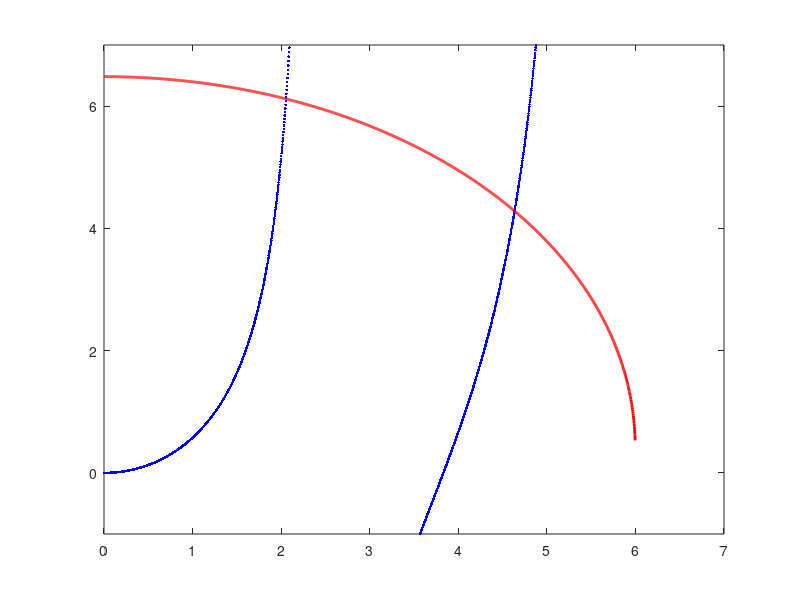

Source code (MATLAB): (Note: this script raises an error after producing the figure.)
% LPlm modes plot
close all
clear all
clc

%% Variables declaration
V = 6;                      %%% Normalised frequency max
lmax=1;                     %%% Bessel function order l

Points=2000;
l=0:lmax;
xmax=V;
X=linspace(0,xmax,Points);  %%% Fixed variable to act as x axis X=kt*a

for i=1:length(l)
    %% RHS and LHS calculation
    Y=real(sqrt(V^2-X.^2));                        %%% Relationship X,Y
    RHS = Y.*besselk(l(i)-1,Y)./besselk(l(i),Y);    %%% Right hand side of dispersion relation 
    LHS = -X.*besselj(l(i)-1,X)./besselj(l(i),X);   %%% Left hand side of dispersion relation for l=0
    
    %% Plots
    figure('Renderer', 'painters', 'Position', [400 50 900 700])
    plot(X,LHS,'.b', 'LineWidth', 2);
    hold on
    plot(X,RHS,'-r', 'LineWidth', 2);
    axis([0 xmax+1 -1 V+1])
    title(strcat('LP', string(l(i)),'m'))
    legend('LHS', strcat('RHS, V=',string(V)))
    xlabel('X');
    ylabel('F');
    set(findall(gcf,'type','text'),'FontSize',30);
    set(gca,'FontSize',30);
    grid;
end